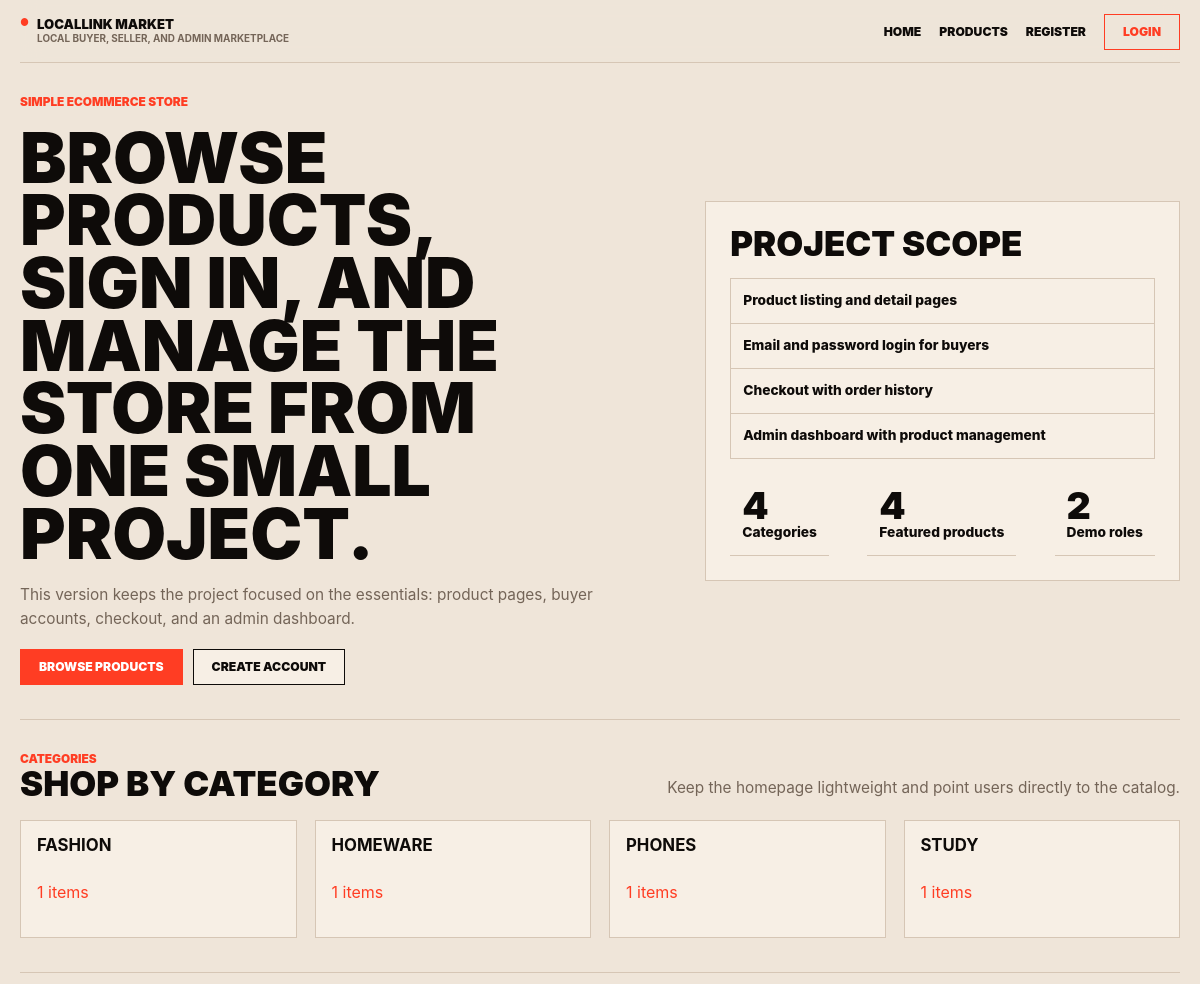
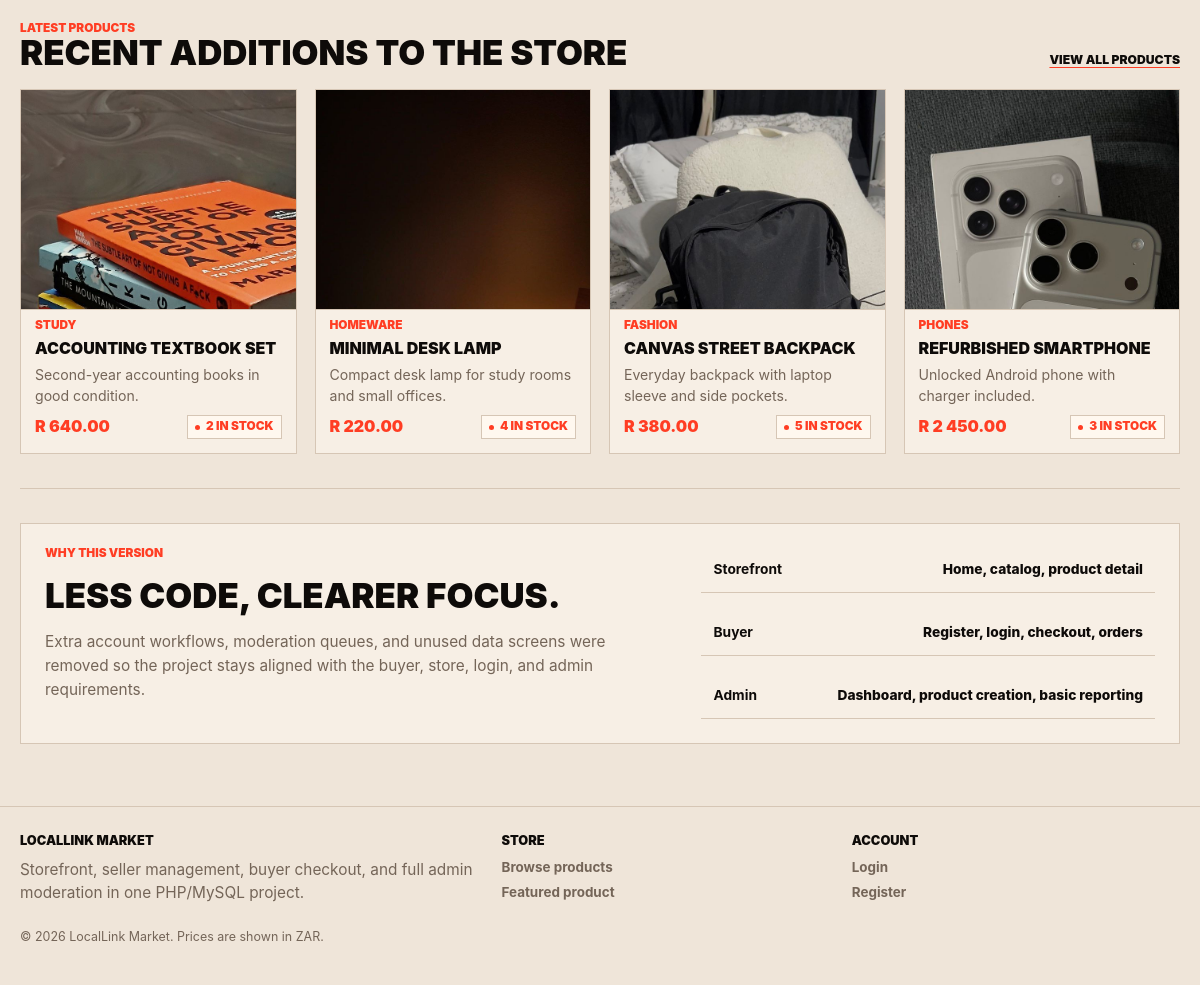
The page / on the database its author committed (2 pictures, top to bottom).
### tables this page shows
CREATE TABLE IF NOT EXISTS products (
  id INT UNSIGNED AUTO_INCREMENT PRIMARY KEY,
  seller_id INT UNSIGNED DEFAULT NULL,
  category_id INT UNSIGNED NOT NULL,
  title VARCHAR(150) NOT NULL,
  description TEXT NOT NULL,
  price DECIMAL(10,2) NOT NULL,
  stock INT UNSIGNED NOT NULL DEFAULT 0,
  status ENUM('active', 'inactive', 'pending_review', 'archived') NOT NULL DEFAULT 'active',
  image_path VARCHAR(255) DEFAULT NULL,
  created_at TIMESTAMP DEFAULT CURRENT_TIMESTAMP,
  updated_at TIMESTAMP DEFAULT CURRENT_TIMESTAMP ON UPDATE CURRENT_TIMESTAMP,
  CONSTRAINT fk_products_category
    FOREIGN KEY (category_id) REFERENCES categories(id),
  CONSTRAINT fk_products_seller
    FOREIGN KEY (seller_id) REFERENCES users(id)
    ON DELETE SET NULL
);

CREATE TABLE IF NOT EXISTS categories (
  id INT UNSIGNED AUTO_INCREMENT PRIMARY KEY,
  name VARCHAR(100) NOT NULL UNIQUE
);

### includes/app.php (called while the page is built, shortened)
<?php
if (!function_exists('app_normalize_path')) {
    function app_normalize_path(string $path): string
    {
        return rtrim(str_replace('\\', '/', $path), '/');
    }
}
if (!function_exists('app_base_path')) {
    function app_base_path(): string
    {
        static $basePath = null;
        if ($basePath !== null) {
            return $basePath;
        }
        $documentRoot = realpath($_SERVER['DOCUMENT_ROOT'] ?? '');
        $projectRoot = realpath(dirname(__DIR__));
        $normalizedDocumentRoot = app_normalize_path($documentRoot);
        $normalizedProjectRoot = app_normalize_path($projectRoot);
        $relativePath = substr($normalizedProjectRoot, strlen($normalizedDocumentRoot));
        $basePath = $relativePath === false ? '' : $relativePath;
        return $basePath;
    }
}
if (!function_exists('app_url')) {
    function app_url(string $path = ''): string
    {
        $normalizedPath = '/' . ltrim($path, '/');
        $basePath = app_base_path();
        return $basePath === '' ? $normalizedPath : $basePath . $normalizedPath;
    }
}
require_once __DIR__ . '/store.php';

### includes/store.php (called while the page is built, shortened)
<?php
function market_format_money(float $amount): string
{
    return 'R ' . number_format($amount, 2, '.', ' ');
}
function market_format_date(string $value): string
{
    $timestamp = strtotime($value);
    return $timestamp ? date('j M Y', $timestamp) : '-';
}
function market_humanize_product_status(string $status): string
{
    $labels = [
        'active' => 'Active',
        'inactive' => 'Inactive',
        'pending_review' => 'Pending review',
        'archived' => 'Archived',
    ];
    return $labels[$status] ?? ucfirst(str_replace('_', ' ', $status));
}
function market_table_exists(string $table): bool
{
    $pdo = db_try_get_connection();
    static $cache = [];
    if (array_key_exists($table, $cache)) {
        return $cache[$table];
    }
    try {
        $statement = $pdo->prepare(
            'SELECT COUNT(*)
             FROM information_schema.tables
             WHERE table_schema = DATABASE()
               AND table_name = :table_name'
        );
        $statement->execute(['table_name' => $table]);
        $cache[$table] = (int) $statement->fetchColumn() > 0;
    } catch (Throwable $exception) {
        $cache[$table] = false;
    }
    return $cache[$table];
}
function market_has_product_images(): bool
{
    return market_table_exists('product_images');
}
function market_map_product(array $row): array
{
    $category = (string) ($row['category_name'] ?? market_category_name((int) ($row['category_id'] ?? 0)));
    $imagePath = trim((string) ($row['resolved_image_path'] ?? $row['image_path'] ?? ''));
    $stock = (int) ($row['stock'] ?? 0);
    $status = strtolower((string) ($row['status'] ?? 'active'));
    $ratingAverage = round((float) ($row['avg_rating'] ?? 0), 1);
    $ratingCount = (int) ($row['review_count'] ?? 0);
    return [
        'id' => (int) ($row['id'] ?? 0),
        'seller_id' => isset($row['seller_id']) ? (int) $row['seller_id'] : 0,
        'seller_name' => (string) ($row['seller_name'] ?? 'LocalLink Seller'),
        'seller_location' => (string) ($row['seller_location'] ?? ''),
        'category_id' => (int) ($row['category_id'] ?? 0),
        'category' => $category,
        'title' => (string) ($row['title'] ?? ''),
        'description' => (string) ($row['description'] ?? ''),
        'price_amount' => (float) ($row['price'] ?? 0),
        'price' => market_format_money((float) ($row['price'] ?? 0)),
        'stock' => $stock,
        'stock_label' => $stock > 0 ? $stock . ' in stock' : 'Out of stock',
        'status' => $status,
        'status_label' => market_humanize_product_status($status),
        'image' => $imagePath !== '' ? $imagePath : market_default_image_for_category($category),
        'rating_average' => $ratingAverage,
        'rating_count' => $ratingCount,
        'rating_label' => $ratingCount > 0 ? $ratingAverage . ' / 5 from ' . $ratingCount . ' review' . ($ratingCount === 1 ? '' : 's') : 'No reviews yet',
        'created_at' => (string) ($row['created_at'] ?? ''),
        'created_on' => market_format_date((string) ($row['created_at'] ?? '')),
    ];
}
function market_bind_list(string $prefix, array $values, array &$params): array
{
    $placeholders = [];
    foreach (array_values($values) as $index => $value) {
        $key = $prefix . $index;
        $placeholders[] = ':' . $key;
        $params[$key] = $value;
    }
    return $placeholders;
}
function market_get_categories(): array
{
    $pdo = db_try_get_connection();
    try {
        $statement = $pdo->query(
            'SELECT c.id,
                    c.name,
                    SUM(CASE WHEN p.status = "active" THEN 1 ELSE 0 END) AS item_count
             FROM categories c
             LEFT JOIN products p ON p.category_id = c.id
             GROUP BY c.id, c.name
             ORDER BY c.name ASC'
        );
        return array_map(static function (array $row): array {
            return [
                'id' => (int) $row['id'],
                'name' => (string) $row['name'],
                'count' => (int) ($row['item_count'] ?? 0),
            ];
        }, $statement->fetchAll());
    } catch (Throwable $exception) {
        return market_sample_categories();
    }
}
function market_get_products(array $filters = []): array
{
    $pdo = db_try_get_connection();
    try {
        $conditions = ['1 = 1'];
        $params = [];
        $statuses = null;
        if (isset($filters['status'])) {
            $statuses = is_array($filters['status']) ? $filters['status'] : [$filters['status']];
        } elseif (empty($filters['include_non_public'])) {
            $statuses = ['active'];
        }
        if ($statuses !== null && $statuses !== []) {
            $placeholders = market_bind_list('product_status_', array_map('strval', $statuses), $params);
            $conditions[] = 'p.status IN (' . implode(', ', $placeholders) . ')';
        }
        $search = trim((string) ($filters['search'] ?? ''));
        $categoryId = max(0, (int) ($filters['category_id'] ?? 0));
        $sellerId = max(0, (int) ($filters['seller_id'] ?? 0));
        $orderBy = ($filters['sort'] ?? 'newest') === 'price_low'
            ? 'p.price ASC, p.created_at DESC'
            : 'p.created_at DESC, p.id DESC';
        $limitSql = isset($filters['limit']) ? ' LIMIT ' . max(1, (int) $filters['limit']) : '';
        $imageJoin = market_has_product_images() ? 'LEFT JOIN product_images pi ON pi.product_id = p.id AND pi.is_primary = 1' : '';
        $imageSelect = market_has_product_images()
            ? 'COALESCE(pi.image_path, p.image_path) AS resolved_image_path'
            : 'p.image_path AS resolved_image_path';
        $sql = 'SELECT p.id,
                       p.seller_id,
                       p.category_id,
                       p.title,
                       p.description,
                       p.price,
                       p.stock,
                       p.status,
                       p.image_path,
                       p.created_at,
                       ' . $imageSelect . ',
                       c.name AS category_name,
                       COALESCE(u.full_name, "LocalLink Seller") AS seller_name,
                       COALESCE(sp.location, "") AS seller_location,
                       COALESCE(rv.avg_rating, 0) AS avg_rating,
                       COALESCE(rv.review_count, 0) AS review_count
                FROM products p
                INNER JOIN categories c ON c.id = p.category_id
                LEFT JOIN users u ON u.id = p.seller_id
                LEFT JOIN seller_profiles sp ON sp.user_id = p.seller_id
                LEFT JOIN (
                    SELECT seller_id,
                           ROUND(AVG(rating), 1) AS avg_rating,
                           COUNT(*) AS review_count
                    FROM reviews
                    WHERE status = "visible"
                    GROUP BY seller_id
                ) rv ON rv.seller_id = p.seller_id
                ' . $imageJoin . '
                WHERE ' . implode(' AND ', $conditions) . '
                ORDER BY ' . $orderBy . $limitSql;
        $statement = $pdo->prepare($sql);
        $statement->execute($params);
        return array_map('market_map_product', $statement->fetchAll());
    } catch (Throwable $exception) {
        return array_map('market_map_product', market_sample_products());
    }
}

### index.php (the view, shortened to what this page needs)
<?php
require __DIR__ . '/includes/app.php';
$categories = market_get_categories();
$products = market_get_products(['limit' => 4, 'sort' => 'newest']);
require __DIR__ . '/includes/header.php';
?>
<section class="page hero split">
  <div class="stack">
    <p class="eyebrow">Simple ecommerce store</p>
    <h1>Browse products, sign in, and manage the store from one small project.</h1>
    <p>This version keeps the project focused on the essentials: product pages, buyer accounts, checkout, and an admin dashboard.</p>
    <div class="cta-row">
      <a class="button" href="<?php echo htmlspecialchars(app_url('products.php')); ?>">Browse products</a>
      <a class="button button-secondary" href="<?php echo htmlspecialchars(app_url('register.php')); ?>">Create account</a>
    </div>
  </div>
  <div class="card stack">
    <h2>Project scope</h2>
    <div class="feature-list">
      <div>Product listing and detail pages</div>
      <div>Email and password login for buyers</div>
      <div>Checkout with order history</div>
      <div>Admin dashboard with product management</div>
    </div>
    <div class="mini-stats">
      <div><strong><?php echo count($categories); ?></strong><span>Categories</span></div>
      <div><strong><?php echo count($products); ?></strong><span>Featured products</span></div>
      <div><strong>2</strong><span>Demo roles</span></div>
    </div>
  </div>
</section>
<section class="page section">
  <div class="section-head">
    <div>
      <p class="eyebrow">Categories</p>
      <h2>Shop by category</h2>
    </div>
    <p>Keep the homepage lightweight and point users directly to the catalog.</p>
  </div>
  <div class="grid grid-4">
    <?php foreach ($categories as $category): ?>
      <a class="card category-card" href="<?php echo htmlspecialchars(app_url('products.php?category=' . $category['id'])); ?>">
        <strong><?php echo htmlspecialchars($category['name']); ?></strong>
        <span><?php echo (int) $category['count']; ?> items</span>
      </a>
    <?php endforeach; ?>
  </div>
</section>
<section class="page section">
  <div class="section-head">
    <div>
      <p class="eyebrow">Latest products</p>
      <h2>Recent additions to the store</h2>
    </div>
    <a class="text-link" href="<?php echo htmlspecialchars(app_url('products.php')); ?>">View all products</a>
  </div>
  <?php if ($products === []): ?>
    <div class="card empty-state">No products are available yet. Add products from the admin dashboard after the database is connected.</div>
  <?php else: ?>
    <div class="grid product-grid">
      <?php foreach ($products as $product): ?>
        <article class="card product-card">
          <a class="product-media" href="<?php echo htmlspecialchars(app_url('product.php?id=' . $product['id'])); ?>">
            <img class="product-photo product-photo-<?php echo (int) $product['category_id']; ?>" src="<?php echo htmlspecialchars(app_url($product['image'])); ?>" alt="<?php echo htmlspecialchars($product['title']); ?>">
          </a>
          <div class="product-body">
            <p class="eyebrow"><?php echo htmlspecialchars($product['category']); ?></p>
            <h3><a href="<?php echo htmlspecialchars(app_url('product.php?id=' . $product['id'])); ?>"><?php echo htmlspecialchars($product['title']); ?></a></h3>
            <p><?php echo htmlspecialchars($product['description']); ?></p>
            <div class="product-meta">
              <strong class="price"><?php echo htmlspecialchars($product['price']); ?></strong>
              <span class="badge"><?php echo htmlspecialchars($product['stock_label']); ?></span>
            </div>
          </div>
        </article>
      <?php endforeach; ?>
    </div>
  <?php endif; ?>
</section>
<section class="page section">
  <div class="card split info-card">
    <div class="stack">
      <p class="eyebrow">Why this version</p>
      <h2>Less code, clearer focus.</h2>
      <p>Extra account workflows, moderation queues, and unused data screens were removed so the project stays aligned with the buyer, store, login, and admin requirements.</p>
    </div>
    <div class="stack">
      <div class="info-row"><strong>Storefront</strong><span>Home, catalog, product detail</span></div>
      <div class="info-row"><strong>Buyer</strong><span>Register, login, checkout, orders</span></div>
      <div class="info-row"><strong>Admin</strong><span>Dashboard, product creation, basic reporting</span></div>
    </div>
  </div>
</section>
<?php require __DIR__ . '/includes/footer.php'; ?>

### rows shown on the page
products: shows a picture, category.name "STUDY", title "ACCOUNTING TEXTBOOK SET", description "Second-year accounting books in good condition.", price "R 640.00", stock_label "2 IN STOCK"
products: shows a picture, category.name "HOMEWARE", title "MINIMAL DESK LAMP", description "Compact desk lamp for study rooms and small offices.", price "R 220.00", stock_label "4 IN STOCK"
products: shows a picture, category.name "FASHION", title "CANVAS STREET BACKPACK", description "Everyday backpack with laptop sleeve and side pockets.", price "R 380.00", stock_label "5 IN STOCK"
products: shows a picture, category.name "PHONES", title "REFURBISHED SMARTPHONE", description "Unlocked Android phone with charger included.", price "R 2 450.00", stock_label "3 IN STOCK"

### other values the page prints
count($categories) "4"
count($products) "4"
$category['name'] "FASHION"
$category['count'] "1"
$category['name'] "HOMEWARE"
$category['name'] "PHONES"
$category['name'] "STUDY"
